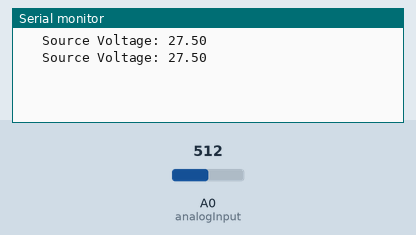
Recording of a sketch running on a simulated Arduino Uno, built with avr-gcc and run on an emulated ATmega328P. Parts: the last lines printed to the serial monitor. The test bench sets the inputs (shaded band); at power-on: A0 (analogInput) = 512.

Above: at 3.8 s.
3.9 s: A0 (analogInput) set to 716
At 7.1 s:
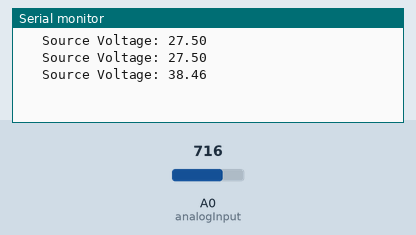
7.8 s: A0 (analogInput) set to 900
At 9.4 s:
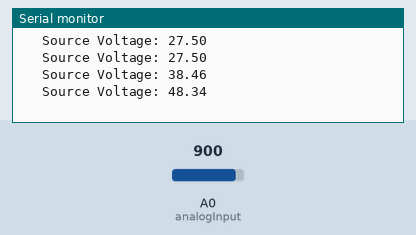
Timing chart, 0 to 10.9 s (numbered marks = the images above; inputs shaded):
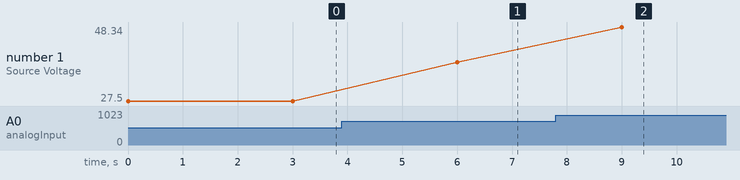

Measured:
- after the input at 3.9 s, the serial monitor: prints a new line after 2.1 s (image 1)
- after the input at 7.8 s, the serial monitor: prints a new line after 1.2 s (image 2)
- plotted number 1: 27.5 → 38.46 after the input at 3.9 s, 38.46 → 48.34 after the input at 7.8 s

The sketch:

voltmeter.ino
```cpp
// variable name A0 as our input
int analogInput = 0;

// declare variables
float v_out = 0.00;
float v_in = 0.00;
float R1 = 10000.0;
float R2 = 1000.0;

// initialize the value we will read in on pin A0
int val = 0;

void setup() {
  // put your setup code here, to run once:

  // define A0 for input
  pinMode(analogInput, INPUT);

  // speed of serial communication
  Serial.begin(9600);
}

void loop() {
  // put your main code here, to run repeatedly:

  // get the bit value input from pin A0
  val = analogRead(analogInput);

  // convert the bit value to decimal value (10 bits)
  v_out = ( val * 5.00)/1024.00;

  // calculate the source voltage based on the input to arduino
  v_in = v_out/ (R2/(R1 + R2));

  // write the results to screen (serial monitor)
  Serial.print("\t Source Voltage: ");
  Serial.println(v_in);

  //wait 5 seconds to update
  delay(3000);
}
```
